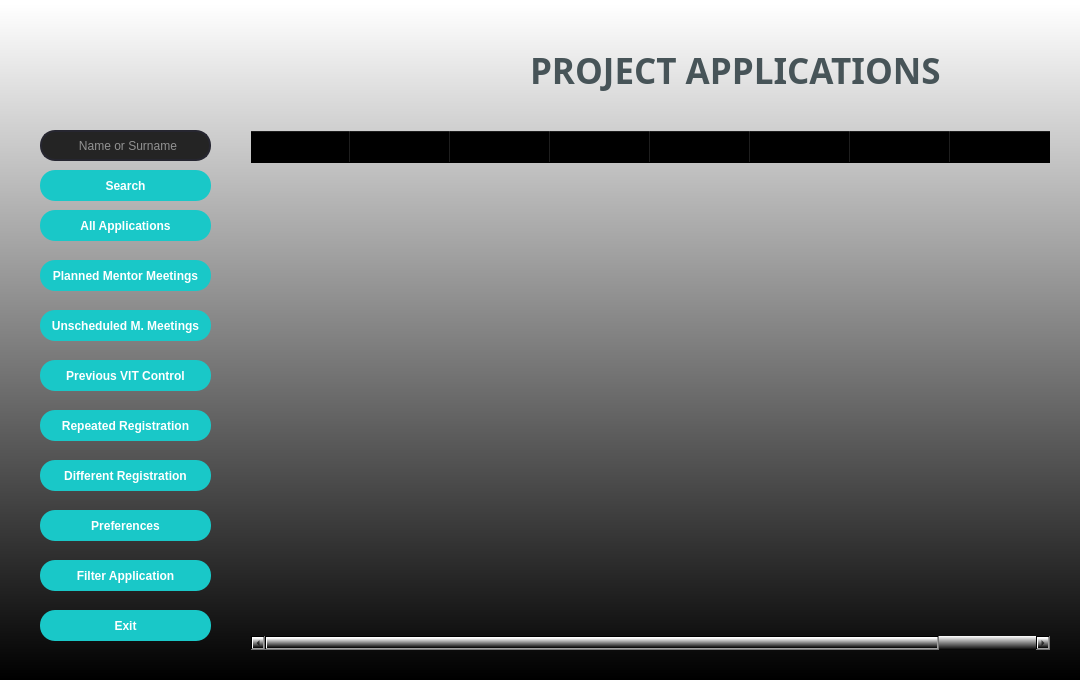
<?xml version="1.0" encoding="UTF-8"?>
<ui version="4.0">
 <class>Form</class>
 <widget class="QWidget" name="Form">
  <property name="geometry">
   <rect>
    <x>0</x>
    <y>0</y>
    <width>1080</width>
    <height>680</height>
   </rect>
  </property>
  <property name="minimumSize">
   <size>
    <width>1080</width>
    <height>680</height>
   </size>
  </property>
  <property name="maximumSize">
   <size>
    <width>1080</width>
    <height>680</height>
   </size>
  </property>
  <property name="windowTitle">
   <string>APPLICATION</string>
  </property>
  <property name="windowIcon">
   <iconset>
    <normaloff>pictures/wehere_icon.png</normaloff>pictures/wehere_icon.png</iconset>
  </property>
  <property name="styleSheet">
   <string notr="true">background-color: qlineargradient(spread:pad, x1:0.499773, y1:1, x2:0.5, y2:0.00568182, stop:0 rgba(0, 0, 0, 255), stop:1 rgba(255, 255, 255, 255));</string>
  </property>
  <widget class="QPushButton" name="pushButton_app_all_app">
   <property name="geometry">
    <rect>
     <x>40</x>
     <y>210</y>
     <width>171</width>
     <height>31</height>
    </rect>
   </property>
   <property name="font">
    <font>
     <family>Arial</family>
     <bold>true</bold>
    </font>
   </property>
   <property name="styleSheet">
    <string notr="true">QPushButton{
	border-radius : 15px;
	background-color : rgb(25, 200, 200);
	color: rgb(255, 255, 255);
}
QPushButton:hover{
	background-color: rgb(20, 135, 135);
}</string>
   </property>
   <property name="text">
    <string>All Applications</string>
   </property>
  </widget>
  <widget class="QLabel" name="label">
   <property name="geometry">
    <rect>
     <x>270</x>
     <y>22</y>
     <width>261</width>
     <height>101</height>
    </rect>
   </property>
   <property name="styleSheet">
    <string notr="true">background-color: rgba(0, 0, 0,0%);</string>
   </property>
   <property name="text">
    <string/>
   </property>
   <property name="pixmap">
    <pixmap>pictures/wehere_logo.ico</pixmap>
   </property>
  </widget>
  <widget class="QPushButton" name="pushButton_app_planned_mentor">
   <property name="geometry">
    <rect>
     <x>40</x>
     <y>260</y>
     <width>171</width>
     <height>31</height>
    </rect>
   </property>
   <property name="font">
    <font>
     <family>Arial</family>
     <bold>true</bold>
    </font>
   </property>
   <property name="styleSheet">
    <string notr="true">QPushButton{
	border-radius : 15px;
	background-color : rgb(25, 200, 200);
	color: rgb(255, 255, 255);
}
QPushButton:hover{
	background-color: rgb(20, 135, 135);
}</string>
   </property>
   <property name="text">
    <string>Planned Mentor Meetings</string>
   </property>
  </widget>
  <widget class="QPushButton" name="pushButton_app_unscheduled_meeting">
   <property name="geometry">
    <rect>
     <x>40</x>
     <y>310</y>
     <width>171</width>
     <height>31</height>
    </rect>
   </property>
   <property name="font">
    <font>
     <family>Arial</family>
     <bold>true</bold>
    </font>
   </property>
   <property name="styleSheet">
    <string notr="true">QPushButton{
	border-radius : 15px;
	background-color : rgb(25, 200, 200);
	color: rgb(255, 255, 255);
}
QPushButton:hover{
	background-color: rgb(20, 135, 135);
}</string>
   </property>
   <property name="text">
    <string>Unscheduled M. Meetings</string>
   </property>
  </widget>
  <widget class="QPushButton" name="pushButton_app_pre_vit_control">
   <property name="geometry">
    <rect>
     <x>40</x>
     <y>360</y>
     <width>171</width>
     <height>31</height>
    </rect>
   </property>
   <property name="font">
    <font>
     <family>Arial</family>
     <bold>true</bold>
    </font>
   </property>
   <property name="styleSheet">
    <string notr="true">QPushButton{
	border-radius : 15px;
	background-color : rgb(25, 200, 200);
	color: rgb(255, 255, 255);
}
QPushButton:hover{
	background-color: rgb(20, 135, 135);
}</string>
   </property>
   <property name="text">
    <string>Previous VIT Control</string>
   </property>
  </widget>
  <widget class="QPushButton" name="pushButton_app_rep_registrations">
   <property name="geometry">
    <rect>
     <x>40</x>
     <y>410</y>
     <width>171</width>
     <height>31</height>
    </rect>
   </property>
   <property name="font">
    <font>
     <family>Arial</family>
     <bold>true</bold>
    </font>
   </property>
   <property name="styleSheet">
    <string notr="true">QPushButton{
	border-radius : 15px;
	background-color : rgb(25, 200, 200);
	color: rgb(255, 255, 255);
}
QPushButton:hover{
	background-color: rgb(20, 135, 135);
}</string>
   </property>
   <property name="text">
    <string>Repeated Registration</string>
   </property>
  </widget>
  <widget class="QPushButton" name="pushButton_diff_registration">
   <property name="geometry">
    <rect>
     <x>40</x>
     <y>460</y>
     <width>171</width>
     <height>31</height>
    </rect>
   </property>
   <property name="font">
    <font>
     <family>Arial</family>
     <bold>true</bold>
    </font>
   </property>
   <property name="styleSheet">
    <string notr="true">QPushButton{
	border-radius : 15px;
	background-color : rgb(25, 200, 200);
	color: rgb(255, 255, 255);
}
QPushButton:hover{
	background-color: rgb(20, 135, 135);
}</string>
   </property>
   <property name="text">
    <string>Different Registration</string>
   </property>
  </widget>
  <widget class="QPushButton" name="pushButton_app_preferences">
   <property name="geometry">
    <rect>
     <x>40</x>
     <y>510</y>
     <width>171</width>
     <height>31</height>
    </rect>
   </property>
   <property name="font">
    <font>
     <family>Arial</family>
     <bold>true</bold>
    </font>
   </property>
   <property name="styleSheet">
    <string notr="true">QPushButton{
	border-radius : 15px;
	background-color : rgb(25, 200, 200);
	color: rgb(255, 255, 255);
}
QPushButton:hover{
	background-color: rgb(20, 135, 135);
}</string>
   </property>
   <property name="text">
    <string>Preferences</string>
   </property>
  </widget>
  <widget class="QPushButton" name="pushButton_app_filter_app">
   <property name="geometry">
    <rect>
     <x>40</x>
     <y>560</y>
     <width>171</width>
     <height>31</height>
    </rect>
   </property>
   <property name="font">
    <font>
     <family>Arial</family>
     <bold>true</bold>
    </font>
   </property>
   <property name="styleSheet">
    <string notr="true">QPushButton{
	border-radius : 15px;
	background-color : rgb(25, 200, 200);
	color: rgb(255, 255, 255);
}
QPushButton:hover{
	background-color: rgb(20, 135, 135);
}</string>
   </property>
   <property name="text">
    <string>Filter Application</string>
   </property>
  </widget>
  <widget class="QPushButton" name="pushButton_app_exit">
   <property name="geometry">
    <rect>
     <x>40</x>
     <y>610</y>
     <width>171</width>
     <height>31</height>
    </rect>
   </property>
   <property name="font">
    <font>
     <family>Arial</family>
     <bold>true</bold>
    </font>
   </property>
   <property name="styleSheet">
    <string notr="true">QPushButton{
	border-radius : 15px;
	background-color : rgb(25, 200, 200);
	color: rgb(255, 255, 255);
}
QPushButton:hover{
	background-color: rgb(20, 135, 135);
}</string>
   </property>
   <property name="text">
    <string>Exit</string>
   </property>
  </widget>
  <widget class="QPushButton" name="pushButton_app_search">
   <property name="geometry">
    <rect>
     <x>40</x>
     <y>170</y>
     <width>171</width>
     <height>31</height>
    </rect>
   </property>
   <property name="font">
    <font>
     <family>Arial</family>
     <bold>true</bold>
    </font>
   </property>
   <property name="styleSheet">
    <string notr="true">QPushButton{
	border-radius : 15px;
	background-color : rgb(25, 200, 200);
	color: rgb(255, 255, 255);
}
QPushButton:hover{
	background-color: rgb(20, 135, 135);
}</string>
   </property>
   <property name="text">
    <string>Search</string>
   </property>
  </widget>
  <widget class="QTableWidget" name="tableWidget_app">
   <property name="geometry">
    <rect>
     <x>250</x>
     <y>130</y>
     <width>801</width>
     <height>521</height>
    </rect>
   </property>
   <property name="styleSheet">
    <string notr="true">background-color: rgba(0, 0, 0,0%);</string>
   </property>
   <column>
    <property name="text">
     <string>Date</string>
    </property>
   </column>
   <column>
    <property name="text">
     <string>Name Surname</string>
    </property>
   </column>
   <column>
    <property name="text">
     <string>Mail</string>
    </property>
   </column>
   <column>
    <property name="text">
     <string>Telephone</string>
    </property>
   </column>
   <column>
    <property name="text">
     <string>Post Code</string>
    </property>
   </column>
   <column>
    <property name="text">
     <string>State</string>
    </property>
   </column>
   <column>
    <property name="text">
     <string>Status</string>
    </property>
   </column>
   <column>
    <property name="text">
     <string>Economical 
Situation</string>
    </property>
    <property name="whatsThis">
     <string/>
    </property>
   </column>
  </widget>
  <widget class="QLineEdit" name="lineEdit_app_username">
   <property name="enabled">
    <bool>true</bool>
   </property>
   <property name="geometry">
    <rect>
     <x>40</x>
     <y>130</y>
     <width>171</width>
     <height>31</height>
    </rect>
   </property>
   <property name="focusPolicy">
    <enum>Qt::StrongFocus</enum>
   </property>
   <property name="styleSheet">
    <string notr="true">QLineEdit {
  border: 2px solid rgb(38, 38, 48);
  border-radius: 15px;
  color: #FFF;
  padding-left: 15px;
  background-color: rgb(36, 36, 36);
 
}

QLineEdit:hover {
	border: 2px solid rgb(0, 255, 255);
}

 QLineEdit:focus  {
  border: 2px solid rgb(35, 218, 233);
  background-color: rgb(47, 47, 47);
}

   



</string>
   </property>
   <property name="text">
    <string/>
   </property>
   <property name="placeholderText">
    <string>      Name or Surname</string>
   </property>
  </widget>
  <widget class="QLabel" name="label_2">
   <property name="geometry">
    <rect>
     <x>530</x>
     <y>50</y>
     <width>491</width>
     <height>41</height>
    </rect>
   </property>
   <property name="font">
    <font>
     <family>Arial Black</family>
     <pointsize>26</pointsize>
     <bold>true</bold>
    </font>
   </property>
   <property name="styleSheet">
    <string notr="true">background-color: rgba(0, 0, 0,0%);
color: rgb(71, 84, 88);</string>
   </property>
   <property name="text">
    <string>PROJECT APPLICATIONS</string>
   </property>
  </widget>
  <widget class="QLabel" name="label_3">
   <property name="geometry">
    <rect>
     <x>8</x>
     <y>10</y>
     <width>231</width>
     <height>121</height>
    </rect>
   </property>
   <property name="styleSheet">
    <string notr="true">background-color: rgba(0, 0, 0,0%);</string>
   </property>
   <property name="text">
    <string/>
   </property>
   <property name="pixmap">
    <pixmap>pictures/project_app.png</pixmap>
   </property>
   <property name="scaledContents">
    <bool>true</bool>
   </property>
  </widget>
 </widget>
 <resources/>
 <connections/>
</ui>
